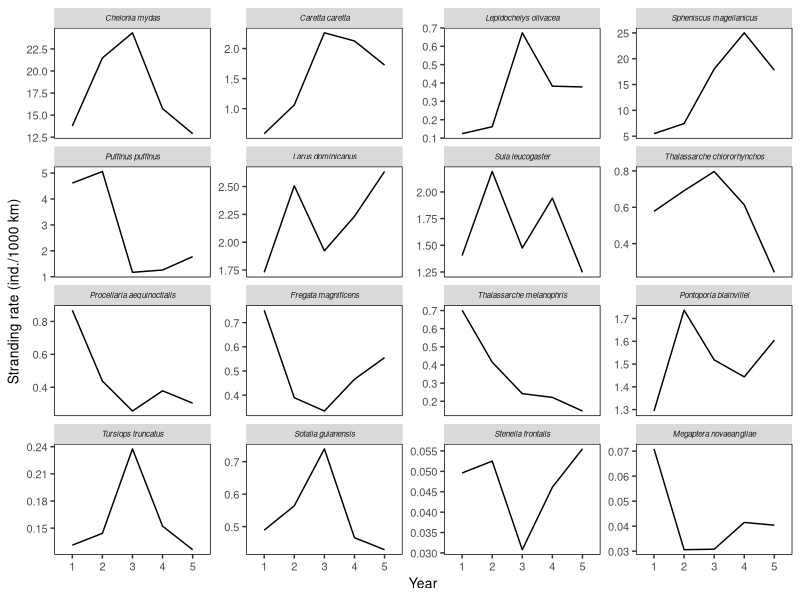

This chart was generated by the following R code: (Note: this script raises an error after producing the figure.)

## Intensive and wide-ranging beach surveys uncover 
## temporal and spatial stranding patterns of marine megafauna
##
## ICES Journal of Marine Science - 2022
##
## Code by Jonatas F. H. Prado & Nicholas W. Daudt

## This script builds figureS3 showing annual stranding rate for 
## the selected Reptilia, Aves and Cetacea species (i.e. species with
## numeric frequency>1% and n>100)

################################################################################

# Libraries ####
library(dplyr)
library(tidyr)
library(ggplot2)
library(gridExtra)

################################################################################

## Open stranding dataset
dfSumFinal <- read.csv2("./data_out/dfSumFinal.csv")

## Filter the 14 selected species and obtain the annual stranding rate
str_rate_annual <- 
  dfSumFinal %>%
  dplyr::select(year_n, effort_km, 
                Chelonia_mydas_Reptilia, Caretta_caretta_Reptilia, 
                Lepidochelys_olivacea_Reptilia, Spheniscus_magellanicus_Aves, 
                Puffinus_puffinus_Aves, Larus_dominicanus_Aves, 
                Sula_leucogaster_Aves, Thalassarche_chlororhynchos_Aves, 
                Procellaria_aequinoctialis_Aves, Fregata_magnificens_Aves, 
                Thalassarche_melanophris_Aves, Pontoporia_blainvillei_Mammalia, 
                Tursiops_truncatus_Mammalia, Sotalia_guianensis_Mammalia,
                Stenella_frontalis_Mammalia,Megaptera_novaeangliae_Mammalia) %>% 
  dplyr::group_by(year_n) %>% 
  dplyr::summarise_at(vars(contains(c("effort", "Mammalia", "Aves", "Reptilia"))), 
                      sum) %>% 
  dplyr::ungroup() %>% 
  dplyr::mutate_at(vars(contains(c("Mammalia", "Aves", "Reptilia"))), 
                   function(i) round(((i*1000)/.$effort_km), digits = 4)) %>% 
  tidyr::pivot_longer(cols = contains(c("Mammalia", "Aves", "Reptilia")),
                      names_to = "species", 
                      values_to = "str_rate")%>%
  dplyr::mutate(species = stringr::str_remove_all(species,"_Mammalia")) %>%
  dplyr::mutate(species = stringr::str_remove_all(species,"_Aves")) %>%
  dplyr::mutate(species = stringr::str_remove_all(species,"_Reptilia")) %>%
  dplyr::mutate(species = stringr::str_replace(species, "_", " ")) 

# Reorder the levels
str_rate_annual$species <- factor(str_rate_annual$species, 
                                  levels=c("Chelonia mydas", "Caretta caretta", 
                                           "Lepidochelys olivacea", "Spheniscus magellanicus", 
                                           "Puffinus puffinus", "Larus dominicanus", 
                                           "Sula leucogaster", "Thalassarche chlororhynchos", 
                                           "Procellaria aequinoctialis", "Fregata magnificens", 
                                           "Thalassarche melanophris", "Pontoporia blainvillei", 
                                           "Tursiops truncatus", "Sotalia guianensis",
                                           "Stenella frontalis", "Megaptera novaeangliae"))

# Rename "year_n" levels
str_rate_annual$year_n <- as.factor(str_rate_annual$year_n)
levels(str_rate_annual$year_n) <- list("1" = "Year1", 
                                       "2" = "Year2", 
                                       "3" = "Year3", 
                                       "4" = "Year4",
                                       "5" = "Year5")

figureS3 <-
  ggplot2::ggplot(str_rate_annual, 
                  aes(x = year_n, y = str_rate)) + 
  geom_line(group = 1)+
  xlab("Year") + ylab("Stranding rate (ind./1000 km)") + 
  theme(legend.title = element_blank()) + 
  theme(panel.grid.major = element_blank(), 
        panel.grid.minor = element_blank(), 
        panel.background = element_blank()) + 
  facet_wrap(facets = "species", nrow = 4, scales = "free_y") + 
  theme(axis.text.x = element_text(size = 8), 
        axis.text.y = element_text(size = 8)) + 
  theme(panel.border = element_rect(colour = "black", fill = NA)) + 
  theme(axis.title.x = element_text(size = 10), 
        axis.title.y = element_text(size = 10))+
  theme(strip.text.x = element_text(size=5.8, face="italic"))

ggplot2::ggsave(figureS3, 
                filename = "./results/figureS3.tiff", 
                height = 170 , width = 170, units = "mm", dpi = 400,
                compression = "lzw")

## End